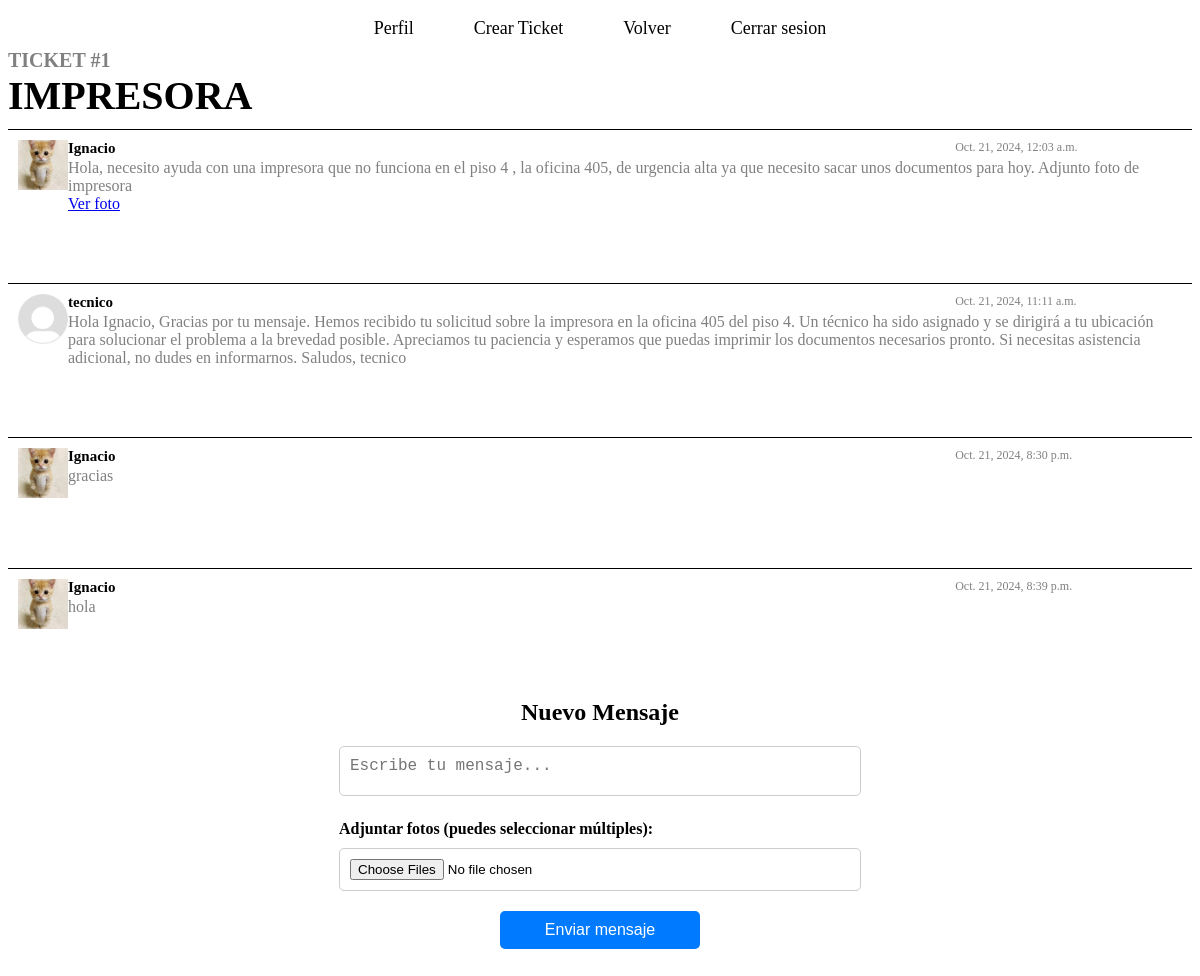
Page /SAS_tickets/ticket/1/ (signed in) on the committed database.
### SAS_tickets/models.py (models this page shows, shortened)
class Ticket(models.Model):
    id_ticket    = models.AutoField(db_column='id_ticket', primary_key=True)
    titulo       = models.CharField(max_length=50, blank=False, null=False)
    fecha        = models.DateTimeField(auto_now_add=True)
    user         = models.ForeignKey(User, on_delete=models.CASCADE, related_name='tickets_as_user')
    tecnico      = models.ForeignKey(User, on_delete=models.CASCADE, null=True, blank=True, related_name='tickets_as_technician')
    id_categoria = models.ForeignKey('Categoria', on_delete=models.CASCADE, db_column='id_categoria')
    id_prioridad = models.ForeignKey('SLA', on_delete=models.CASCADE, db_column='id_prioridad')
    id_estado    = models.ForeignKey('Estado_Ticket', on_delete=models.CASCADE, db_column='id_estado')

class Mensaje(models.Model):
    id_mensaje = models.AutoField(db_column='id_mensaje', primary_key=True)
    mensaje    = models.CharField(max_length=1000, blank=False, null=False)
    fecha      = models.DateTimeField(auto_now_add=True)
    id_ticket  = models.ForeignKey('Ticket', on_delete=models.CASCADE, db_column='id_ticket')
    user       = models.ForeignKey(User, on_delete=models.CASCADE, related_name='mensajes')
    usuario    = models.ForeignKey(Usuario, on_delete=models.CASCADE, related_name='mensajes')

class Usuario(models.Model):
    user        = models.OneToOneField(User, on_delete=models.CASCADE)
    is_techsupp = models.BooleanField(default=False)
    profilepic  = models.ImageField(upload_to='pfp/', blank=True, null=True)

class Foto_Ticket(models.Model):
    id_foto    = models.AutoField(db_column='id_foto', primary_key=True)
    foto       = models.ImageField(upload_to='ticket_pic/', blank=True, null=True)
    id_mensaje = models.ForeignKey('Mensaje', on_delete=models.CASCADE, db_column='id_mensaje')
    id_ticket  = models.ForeignKey('Ticket', on_delete=models.CASCADE, db_column='id_ticket')

### SAS_tickets/views.py (the view, shortened to what this page needs)
# urls.py: path('ticket/<int:id_ticket>/', views.ver_ticket, name='ver_ticket'),
@login_required
def ver_ticket(request, id_ticket):
    ticket = get_object_or_404(Ticket, id_ticket=id_ticket)
    mensajes = Mensaje.objects.filter(id_ticket=id_ticket)
    fotos = Foto_Ticket.objects.filter(id_ticket=ticket)
    default_pfp = f"{settings.MEDIA_URL}pfp/default_pfp.png"
    context = {
        "ticket": ticket,
        "mensajes": mensajes,
        "fotos": fotos,
        "default_pfp": default_pfp
    }
    return render(request, 'SAS_TICKETS/ver_ticket.html', context)

### SAS_tickets/templates/SAS_tickets/ver_ticket.html (shortened to what this page needs)
{% load static %}
<!DOCTYPE html>
<html lang="en">
<head>
    <link rel="stylesheet" href="{% static 'ver_ticket.css' %}">
</head>
<body>
    <header>
        <nav class="navbar">
            <ul class="nav-list">
                <li><a href="#">Perfil</a></li>
                <li><a href="{% url 'crear_ticket' %}">Crear Ticket</a></li>
                <li><a href="{% url 'tickets' %}">Volver</a></li>
                <li><a href="#">Cerrar sesion</a></li>
            </ul>
        </nav>
    </header>
    <div class="ke">
        <h2>TICKET #{{ticket.id_ticket}}</h2>
        <h1>{{ ticket.titulo }}</h1>
        {% for mensaje in mensajes %}
    </div>
    <div class="mensaje-box">
        {% if mensaje.usuario.profilepic %}
            <img src="{{ mensaje.usuario.profilepic.url }}" width="50" onerror="this.onerror=null; this.src='{{ default_pfp }}';" alt="Foto de perfil"/>
        {% else %}
            <img src="{{ default_pfp }}" width="50" alt="Foto de perfil por defecto"/>
         {% endif %}        <div class="contenido">
            <h4>{{mensaje.user.username}}</h4>
            <p>{{mensaje.mensaje}}</p>
            <div class="ver-foto">
                {% for foto in mensaje.foto_ticket_set.all %}
                    <a href="{{ foto.foto.url }}" target="_blank">Ver foto</a>
                {% endfor %}
            </div>
        </div>
        <div class="fecha">
            {{mensaje.fecha}}
        </div>
    </div>
    <div class="nuevomensaje-box">
        {% endfor %}
        <form action="{% url 'ver_ticket' ticket.id_ticket %}" method="POST" enctype="multipart/form-data">
            <h2>Nuevo Mensaje</h2>
            <div class="mensaje-input">
                <textarea id="mensaje" name="mensaje" rows="4" cols="50" placeholder="Escribe tu mensaje..."></textarea>
            </div>
            <div class="mensaje-input">
                <label>Adjuntar fotos (puedes seleccionar múltiples):</label>
                <input type="file" name="fotos" multiple accept="image/*">
            </div>
            <button>Enviar mensaje</button>
        </form>
    </div>
</body>
</html>

### SAS_tickets/static/ver_ticket.css (style rules this page uses)
.navbar { background-color: transparent; padding: 10px; text-align: center; }
.nav-list { list-style-type: none; margin: 0; padding: 0; display: flex; justify-content: center; align-items: center; }
.nav-list li { margin: 0 15px; }
.nav-list a { text-decoration: none; color: black; font-size: 18px; padding: 8px 15px; transition: background-color 0.3s ease, color 0.3s ease; }
.ke h1 { font-size: 40px; margin-top: 0; margin-bottom: 10px; }
.ke h2 { font-size: 20px; color: gray; margin-top: 0; margin-bottom: 0; }
.ke { max-width: 100%; width: 100%; box-sizing: border-box; padding: 0; margin: 0 auto; }
.mensaje-box { display: flex; flex-direction: row; align-items: flex-start; justify-content: flex-start; width: 100%; padding: 10px; box-sizing: border-box; border-top: 1px solid black; margin-bottom: 5px; position: relative; }
.mensaje-box .contenido { display: flex; flex-direction: column; align-items: flex-start; justify-content: flex-start; width: 100%; }
.mensaje-box h4 { font-weight: bold; font-size: 15px; margin: 0 0 2px 0; }
.mensaje-box p { margin: 0; padding: 0; color: gray; }
.mensaje-box .fecha { position: absolute; top: 10px; left: 80%; font-size: 12px; color: gray; margin: 0; }
.nuevomensaje-box { display: flex; flex-direction: column; align-items: center; justify-content: flex-start; padding: 20px; box-sizing: border-box; margin-top: 20px; }
.nuevomensaje-box h2 { text-align: center; font-size: 24px; margin-bottom: 20px; }
.nuevomensaje-box .mensaje-input { margin-bottom: 20px; width: 100%; max-width: 600px; }
.nuevomensaje-box .mensaje-input label { font-weight: bold; margin-bottom: 10px; display: block; }
.nuevomensaje-box .mensaje-input textarea { width: 100%; max-width: 600px; min-width: 200px; padding: 10px; border: 1px solid #ccc; border-radius: 5px; box-sizing: border-box; font-size: 16px; resize: none; overflow-y: hidden; height: 50px; }
.nuevomensaje-box .mensaje-input input[type="file"] { width: 100%; padding: 10px; border: 1px solid #ccc; border-radius: 5px; box-sizing: border-box; }
.nuevomensaje-box button { padding: 10px 20px; background-color: #007BFF; color: white; border: none; border-radius: 5px; font-size: 16px; cursor: pointer; width: 100%; max-width: 200px; margin: 0 auto; display: block; }

### rows in the picture
Ticket: id_ticket "1", titulo "IMPRESORA"
Mensaje: usuario.profilepic (picture), user.username "Ignacio", mensaje "Hola, necesito ayuda con una impresora que no funciona en el piso 4 , la oficina 405, de urgencia alta ya que necesito sacar unos documentos para hoy. Adjunto foto de impresora", fecha "Oct. 21, 2024, 12:03 a.m."
Mensaje: user.username "tecnico", mensaje "Hola Ignacio, Gracias por tu mensaje. Hemos recibido tu solicitud sobre la impresora en la oficina 405 del piso 4. Un técnico ha sido asignado y se dirigirá a tu ubicación para solucionar el problema a la brevedad posible. Apreciamos tu paciencia y esperamos que puedas imprimir los documentos necesarios pronto. Si necesitas asistencia adicional, no dudes en informarnos. Saludos, tecnico", fecha "Oct. 21, 2024, 11:11 a.m."
Mensaje: usuario.profilepic (picture), user.username "Ignacio", mensaje "gracias", fecha "Oct. 21, 2024, 8:30 p.m."
Mensaje: usuario.profilepic (picture), user.username "Ignacio", mensaje "hola", fecha "Oct. 21, 2024, 8:39 p.m."
